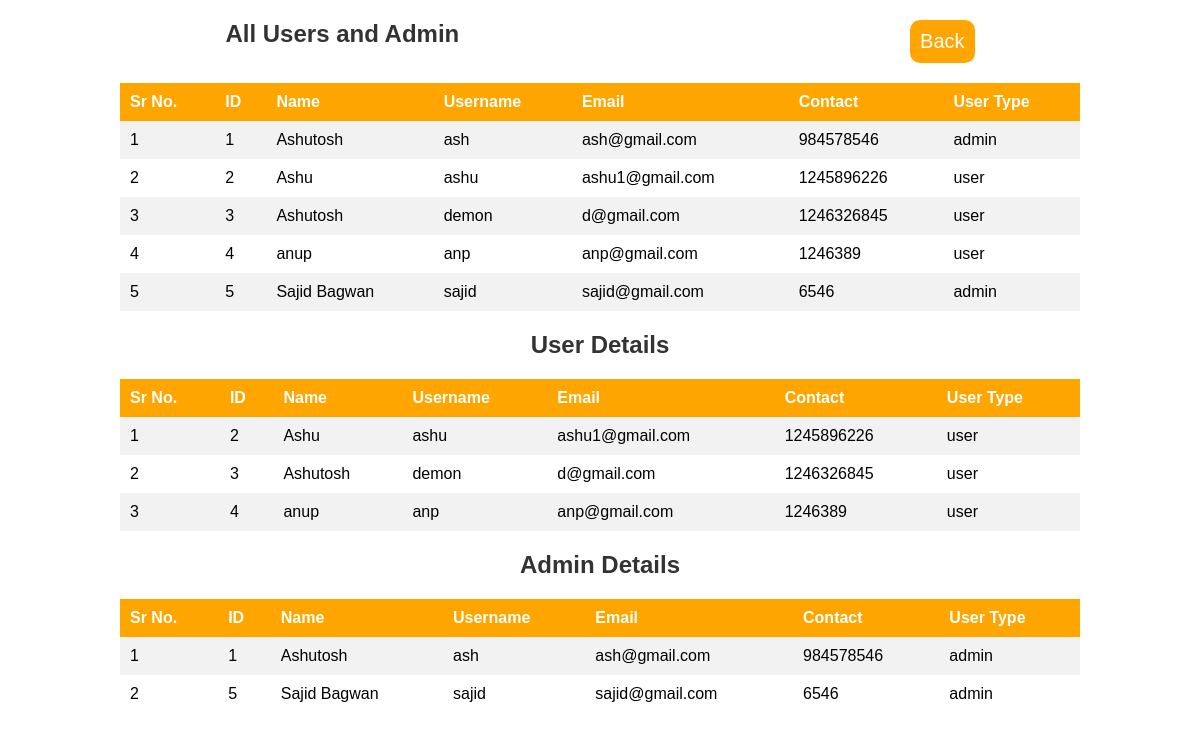
/admin/user_data.php, run on an earlier commit of the app's database.
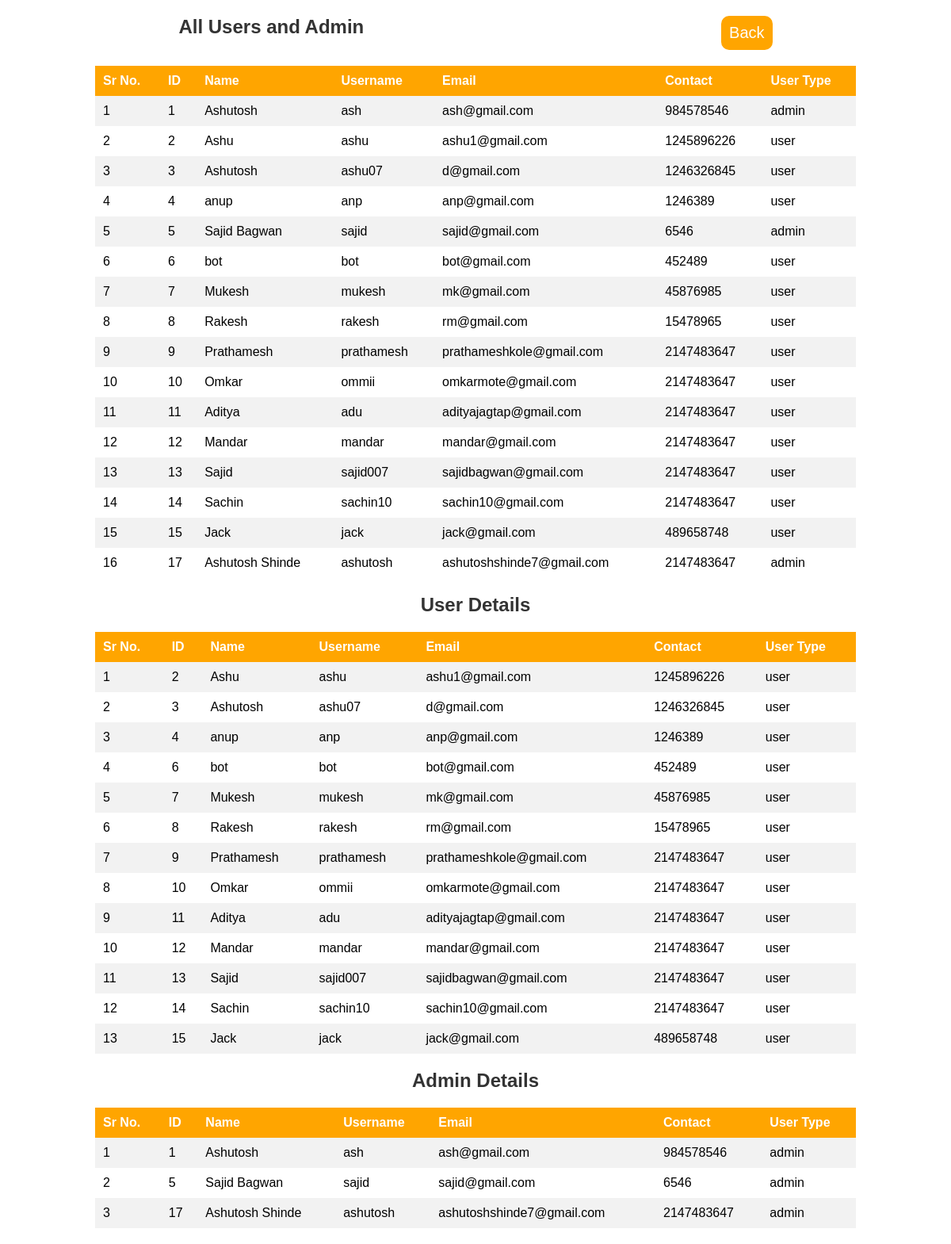
And on a later commit of the database.
### tables this page shows
CREATE TABLE `users` (
  `ID` int(11) NOT NULL,
  `Name` varchar(20) NOT NULL,
  `user_name` varchar(10) NOT NULL,
  `Email` varchar(50) NOT NULL,
  `Contact` int(10) NOT NULL,
  `Password` int(10) NOT NULL,
  `user_type` varchar(6) NOT NULL DEFAULT 'user'
);

### admin/user_data.php (the view, shortened to what this page needs)
<link rel="stylesheet" href="admin.css">
<section>
<div>
      <h2>All Users and Admin</h2>
      <a href="admin.php" class="form-btn">Back</a>
   </div>
   <?php
   include '../connect.php';
   $srno = 0;
   $query = "SELECT * FROM users";
   $result = mysqli_query($conn, $query);
   if (mysqli_num_rows($result) > 0) {
      $srno++;
      echo "<table border='1'>
        <tr>
            <th>Sr No.</th>
            <th>ID</th>
            <th>Name</th>
            <th>Username</th>
            <th>Email</th>
            <th>Contact</th>
            <th>User Type</th>
        </tr>";
      while ($row = mysqli_fetch_assoc($result)) {
         echo "<tr>
            <td>" . $srno++ . "</td>
            <td>{$row['ID']}</td>
            <td>{$row['Name']}</td>
            <td>{$row['user_name']}</td>
            <td>{$row['Email']}</td>
            <td>{$row['Contact']}</td>
            <td>{$row['user_type']}</td>
        </tr>";
      }
      echo "</table>";
   } else {
      echo "No records found";
   }
   ?>
   <div>
      <h2>User Details</h2>
   </div>
   <?php
   $srno = 0;
   $query = "SELECT * FROM users WHERE user_type = 'user'";
   $result = mysqli_query($conn, $query);
   if (mysqli_num_rows($result) > 0) {
      $srno++;
      echo "<table border='1'>
        <tr>
            <th>Sr No.</th>
            <th>ID</th>
            <th>Name</th>
            <th>Username</th>
            <th>Email</th>
            <th>Contact</th>
            <th>User Type</th>
        </tr>";
      while ($row = mysqli_fetch_assoc($result)) {
         echo "<tr>
            <td>" . $srno++ . "</td>
            <td>{$row['ID']}</td>
            <td>{$row['Name']}</td>
            <td>{$row['user_name']}</td>
            <td>{$row['Email']}</td>
            <td>{$row['Contact']}</td>
            <td>{$row['user_type']}</td>
        </tr>";
      }
      echo "</table>";
   } else {
      echo "No records found";
   }
   ?>
   <div>
      <h2>Admin Details</h2>
   </div>
   <?php
   $srno = 0;
   $query = "SELECT * FROM users WHERE user_type = 'admin'";
   $result = mysqli_query($conn, $query);
   if (mysqli_num_rows($result) > 0) {
      $srno++;
      echo "<table border='1'>
        <tr>
            <th>Sr No.</th>
            <th>ID</th>
            <th>Name</th>
            <th>Username</th>
            <th>Email</th>
            <th>Contact</th>
            <th>User Type</th>
        </tr>";
      while ($row = mysqli_fetch_assoc($result)) {
         echo "<tr>
            <td>" . $srno++ . "</td>
            <td>{$row['ID']}</td>
            <td>{$row['Name']}</td>
            <td>{$row['user_name']}</td>
            <td>{$row['Email']}</td>
            <td>{$row['Contact']}</td>
            <td>{$row['user_type']}</td>
        </tr>";
      }
      echo "</table>";
   } else {
      echo "No records found";
   }
   ?>
</section>

What changed in the data, as far as the page shows it:
changed users "d@gmail.com": user_name "demon" → "ashu07"
added users: ID "6", Name "bot", user_name "bot", Email "bot@gmail.com", Contact "452489", user_type "user"
added users: ID "7", Name "Mukesh", user_name "mukesh", Email "mk@gmail.com", Contact "45876985", user_type "user"
added users: ID "8", Name "Rakesh", user_name "rakesh", Email "rm@gmail.com", Contact "15478965", user_type "user"
added users: ID "9", Name "Prathamesh", user_name "prathamesh", Email "prathameshkole@gmail.com", Contact "2147483647", user_type "user"
added users: ID "10", Name "Omkar", user_name "ommii", Email "omkarmote@gmail.com", Contact "2147483647", user_type "user"
added users: ID "11", Name "Aditya", user_name "adu", Email "adityajagtap@gmail.com", Contact "2147483647", user_type "user"
added users: ID "12", Name "Mandar", user_name "mandar", Email "mandar@gmail.com", Contact "2147483647", user_type "user"
added users: ID "13", Name "Sajid", user_name "sajid007", Email "sajidbagwan@gmail.com", Contact "2147483647", user_type "user"
added users: ID "14", Name "Sachin", user_name "sachin10", Email "sachin10@gmail.com", Contact "2147483647", user_type "user"
added users: ID "15", Name "Jack", user_name "jack", Email "jack@gmail.com", Contact "489658748", user_type "user"
added users: ID "17", Name "Ashutosh Shinde", user_name "ashutosh", Email "ashutoshshinde7@gmail.com", Contact "2147483647", user_type "admin"
